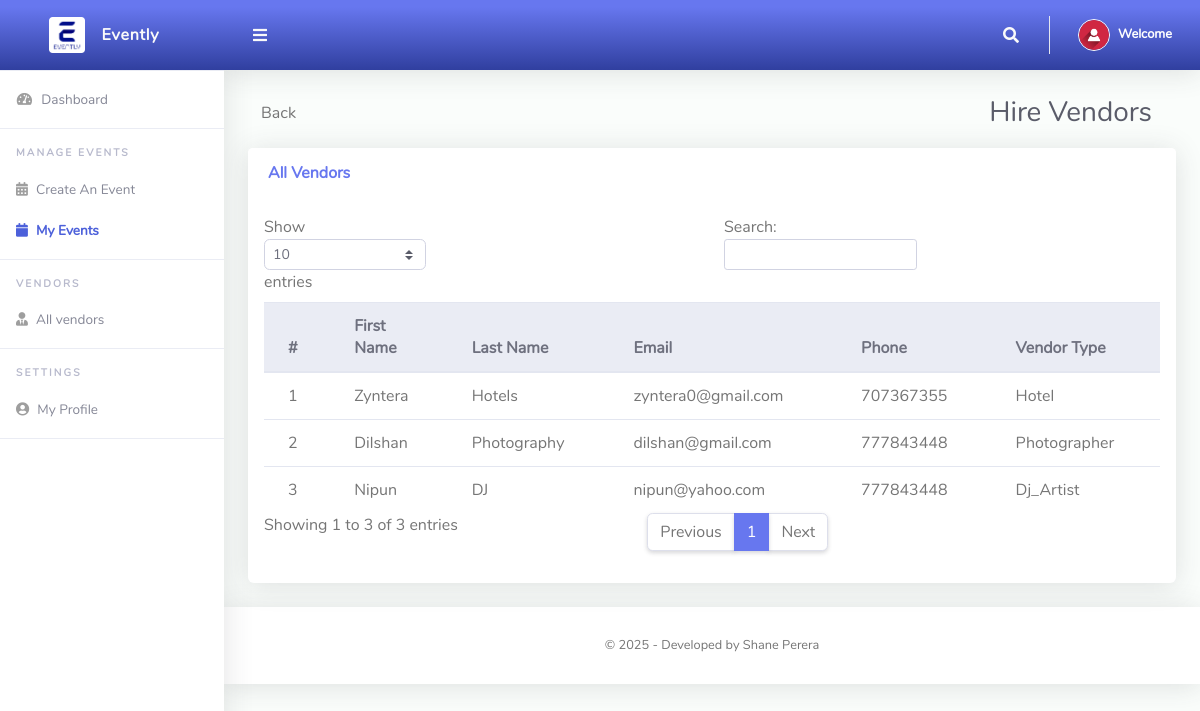
/Users/Hirevendors.php, run on the app's committed database.
### tables this page shows
CREATE TABLE `allusers` (
  `ID` int(200) NOT NULL,
  `Firstname` varchar(200) NOT NULL,
  `Lastname` varchar(200) NOT NULL,
  `Email` varchar(200) NOT NULL,
  `Phone` int(200) NOT NULL,
  `ProfilePic` varchar(200) NOT NULL,
  `Address` varchar(200) NOT NULL,
  `Postalcode` int(200) NOT NULL,
  `Vendortype` varchar(200) NOT NULL,
  `Userrole` varchar(200) NOT NULL,
  `Password` varchar(200) NOT NULL
);

### Users/Hirevendors.php (the view, shortened to what this page needs)
<?php
include '../Includes/dbcon.php';
$eventID = $_GET['ID'] ?? '';
?>
<!DOCTYPE html>
<html lang="en">
<head>
  <link href="../vendor/fontawesome-free/css/all.min.css" rel="stylesheet" type="text/css">
  <link href="../vendor/bootstrap/css/bootstrap.min.css" rel="stylesheet" type="text/css">
  <link href="css/ruang-admin.min.css" rel="stylesheet">
</head>
<body id="page-top">
  <div id="wrapper">
      <?php include "Includes/sidebar.php";?>
    <div id="content-wrapper" class="d-flex flex-column">
      <div id="content">
       <?php include "Includes/topbar.php";?>
        <div class="container-fluid" id="container-wrapper">
        <div class="col-xl-12 d-flex flex-row align-items-center form-group row mb-3 justify-content-between" align="left">
        <a href="Eventview.php?ID=<?php echo $_GET['ID']; ?>" class="btn btn-cancel">Back</a>
            <h1 class="h3 mb-0 text-gray-800">Hire Vendors</h1>
          </div>
          <div class="row">
            <div class="col-lg-12">
                 <div class="row">
              <div class="col-lg-12">
              <div class="card mb-4">
                <div class="card-header py-3 d-flex flex-row align-items-center justify-content-between">
                  <h6 class="m-0 font-weight-bold text-primary">All Vendors</h6>
                </div>
                <div class="table-responsive p-3">
                  <table class="table align-items-center table-flush table-hover" id="dataTableHover">
                    <thead class="thead-light">
                      <tr>
                        <th>#</th>
                        <th>First Name</th>
                        <th>Last Name</th>
                        <th>Email</th>
                        <th>Phone</th>
                        <th>Vendor Type</th>
                      </tr>
                    </thead>
                    <tbody>
  <?php
    $query = "SELECT * FROM allusers WHERE Userrole = 'Vendor'";
    $rs = $conn->query($query);
    $num = $rs->num_rows;
    $sn = 0;
    if ($num > 0) {
      while ($rows = $rs->fetch_assoc()) {
        $sn = $sn + 1;
        echo "
          <tr onclick=\"redirectToVendorProfile(" . $rows['ID'] . ", $eventID)\" style='cursor:pointer;'>
            <td>" . $sn . "</td>
            <td>" . $rows['Firstname'] . "</td>
            <td>" . $rows['Lastname'] . "</td>
            <td>" . $rows['Email'] . "</td>
            <td>" . $rows['Phone'] . "</td>
            <td>" . $rows['Vendortype'] . "</td>
          </tr>";
      }
    } else {
      echo "<div class='alert alert-danger' role='alert'>No Record Found!</div>";
    }
  ?>
</tbody>
                  </table>
                </div>
              </div>
            </div>
            </div>
          </div>
        </div>
      </div>
       <?php include "Includes/footer.php";?>
    </div>
  </div>
</body>
</html>

### data on the page
allusers: Firstname "Zyntera", Lastname "Hotels", Email "zyntera0@gmail.com", Phone "707367355", Vendortype "Hotel"
allusers: Firstname "Dilshan", Lastname "Photography", Email "dilshan@gmail.com", Phone "777843448", Vendortype "Photographer"
allusers: Firstname "Nipun", Lastname "DJ", Email "nipun@yahoo.com", Phone "777843448", Vendortype "Dj_Artist"
